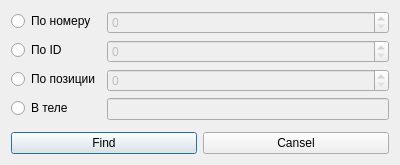
<?xml version="1.0" encoding="UTF-8"?>
<ui version="4.0">
 <class>FindDialog</class>
 <widget class="QDialog" name="FindDialog">
  <property name="geometry">
   <rect>
    <x>0</x>
    <y>0</y>
    <width>400</width>
    <height>165</height>
   </rect>
  </property>
  <property name="windowTitle">
   <string>Dialog</string>
  </property>
  <layout class="QVBoxLayout" name="verticalLayout">
   <item>
    <layout class="QFormLayout" name="formLayout">
     <item row="0" column="0">
      <widget class="QRadioButton" name="radioButton">
       <property name="text">
        <string>По номеру</string>
       </property>
      </widget>
     </item>
     <item row="1" column="0">
      <widget class="QRadioButton" name="radioButton_2">
       <property name="text">
        <string>По ID</string>
       </property>
      </widget>
     </item>
     <item row="2" column="0">
      <widget class="QRadioButton" name="radioButton_3">
       <property name="text">
        <string>По позиции</string>
       </property>
      </widget>
     </item>
     <item row="0" column="1">
      <widget class="QSpinBox" name="numberBox">
       <property name="enabled">
        <bool>false</bool>
       </property>
       <property name="maximum">
        <number>999999999</number>
       </property>
      </widget>
     </item>
     <item row="1" column="1">
      <widget class="QSpinBox" name="idBox">
       <property name="enabled">
        <bool>false</bool>
       </property>
       <property name="maximum">
        <number>999999999</number>
       </property>
      </widget>
     </item>
     <item row="2" column="1">
      <widget class="QSpinBox" name="posBox">
       <property name="enabled">
        <bool>false</bool>
       </property>
       <property name="maximum">
        <number>999999999</number>
       </property>
      </widget>
     </item>
     <item row="3" column="0">
      <widget class="QRadioButton" name="radioButton_4">
       <property name="text">
        <string>В теле</string>
       </property>
      </widget>
     </item>
     <item row="3" column="1">
      <widget class="QLineEdit" name="lineEdit">
       <property name="enabled">
        <bool>false</bool>
       </property>
      </widget>
     </item>
    </layout>
   </item>
   <item>
    <layout class="QHBoxLayout" name="horizontalLayout">
     <item>
      <widget class="QPushButton" name="fBtn">
       <property name="text">
        <string>Find</string>
       </property>
      </widget>
     </item>
     <item>
      <widget class="QPushButton" name="cBtm">
       <property name="text">
        <string>Cansel</string>
       </property>
      </widget>
     </item>
    </layout>
   </item>
  </layout>
 </widget>
 <resources/>
 <connections>
  <connection>
   <sender>cBtm</sender>
   <signal>clicked()</signal>
   <receiver>FindDialog</receiver>
   <slot>close()</slot>
   <hints>
    <hint type="sourcelabel">
     <x>296</x>
     <y>144</y>
    </hint>
    <hint type="destinationlabel">
     <x>199</x>
     <y>82</y>
    </hint>
   </hints>
  </connection>
  <connection>
   <sender>radioButton</sender>
   <signal>toggled(bool)</signal>
   <receiver>numberBox</receiver>
   <slot>setEnabled(bool)</slot>
   <hints>
    <hint type="sourcelabel">
     <x>58</x>
     <y>19</y>
    </hint>
    <hint type="destinationlabel">
     <x>254</x>
     <y>22</y>
    </hint>
   </hints>
  </connection>
  <connection>
   <sender>radioButton_2</sender>
   <signal>toggled(bool)</signal>
   <receiver>idBox</receiver>
   <slot>setEnabled(bool)</slot>
   <hints>
    <hint type="sourcelabel">
     <x>40</x>
     <y>50</y>
    </hint>
    <hint type="destinationlabel">
     <x>254</x>
     <y>53</y>
    </hint>
   </hints>
  </connection>
  <connection>
   <sender>radioButton_3</sender>
   <signal>toggled(bool)</signal>
   <receiver>posBox</receiver>
   <slot>setEnabled(bool)</slot>
   <hints>
    <hint type="sourcelabel">
     <x>61</x>
     <y>81</y>
    </hint>
    <hint type="destinationlabel">
     <x>254</x>
     <y>84</y>
    </hint>
   </hints>
  </connection>
  <connection>
   <sender>radioButton_4</sender>
   <signal>toggled(bool)</signal>
   <receiver>lineEdit</receiver>
   <slot>setEnabled(bool)</slot>
   <hints>
    <hint type="sourcelabel">
     <x>46</x>
     <y>112</y>
    </hint>
    <hint type="destinationlabel">
     <x>254</x>
     <y>114</y>
    </hint>
   </hints>
  </connection>
 </connections>
</ui>
